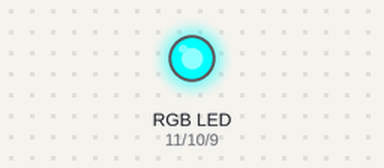
Recording of a sketch running on a simulated Arduino Uno, built with avr-gcc and run on an emulated ATmega328P. On the bench: an RGB LED mixed from three pins (HIGH = lit). Dim RGB values are drawn brighter than linear; random numbers use the default seed unless the sketch sets one.

Above: at 1.0 s.
At 6.59 s:
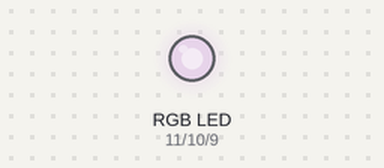
At 14.51 s:
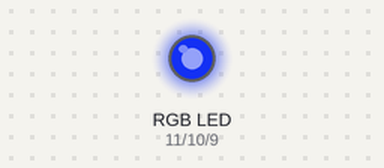
At 21.82 s:
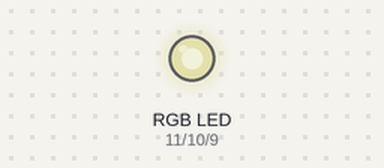
At 30.99 s:
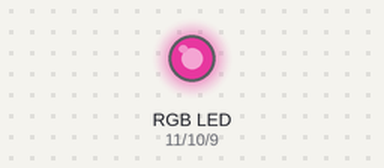
At 39.68 s:
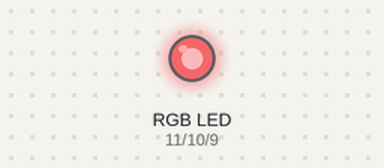
Timing chart, 0 to 40.0 s (numbered marks = the images above):
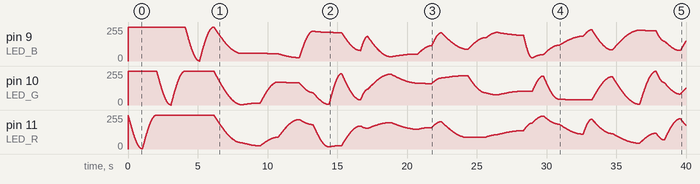

The sketch:

RGB_led.ino
```cpp
/**
  *  Program: RGB_led
  *  Author:  Erik Nedwidek
  *  Date:    2012/10/24
  *
  *  REQUIRED LIBRARIES: none
  *
  *  Drives an RGB LED (RadioShack 276-0028) through random colors using an eased or linear
  *  transition. If you do not know what PWM is, read http://www.arduino.cc/en/Tutorial/PWM.
  *  Normally LEDs are wired so that the cathod is to ground and the anode is to a pin on the
  *  Arduino. When the pin goes HIGH, the LED is lit. The RGB LED is wired in reverse with the
  *  anode wired to +5V and the cathodes for each color LED goes to a PWM pin on the Arduino.
  *  In this case the LED is off when the pin goes HIGH the LED is unlit and lit when it goes
  *  LOW.
  *
  *  Colors on the LED are created by mixing the red, green, and blue. PWM is used to give a
  *  scale of reds, blues, and greens. Note that we are using 0 - 255 internally to represent
  *  off to full on. Since the wiring is reversed, the setColor method inverts this value
  *  by XORing it with 255.
  *
  *  See accompanying schematic for hardware setup.
  */

// Change if you are using different PWM pins on your Arduino than the wiring in the schematic.
const int LED_R = 11;
const int LED_G = 10;
const int LED_B = 9;

// Internal use constants.
const int LINEAR = 1;
const int EASED = 2;
const float RAD90 = 1.5708;

// Internal globals.
int Rold, Gold, Bold;
int Rnew, Gnew, Bnew;
int duration;

/**
  *  Function: setup
  *
  *  Sets up pin modes and does a quick "boot" sequence to verify the LED wiring. LED should
  *  Fade in and out for each color (red, green, blue).
  */
void setup() {
  // Set the pins for OUTPUT
  pinMode(LED_R, OUTPUT);
  pinMode(LED_B, OUTPUT);
  pinMode(LED_G, OUTPUT);

  // Boot sequence to verify wiring.
  // Fade in and out red
  xFade(0, 0, 0, 255, 0, 0, 100, EASED);
  xFade(255, 0, 0, 0, 0, 0, 100, EASED);

  // Fade in and out green
  xFade(0, 0, 0, 0, 255, 0, 100, EASED);
  xFade(0, 255, 0, 0, 0, 0, 100, EASED);

  // Fade in and out blue
  xFade(0, 0, 0, 0, 0, 255, 100, EASED);
  xFade(0, 0, 255, 0, 0, 0, 100, EASED);

  // Seed the random number generator with noise from an analog pin.
  randomSeed(analogRead(0));
  // Start from off.
  Rnew = Bnew = Gnew = 0;
}

/**
  *  Function: loop
  *
  *  Picks a new random color and fades to it from the previous color.
  */
void loop() {
  // Move the last color to the "old" globals.
  Rold = Rnew;
  Gold = Gnew;
  Bold = Bnew;

  // Pick a new color  with random(0 ... 255).
  Rnew = random(255);
  Bnew = random(255);
  Gnew = random(255);

  // Use a random time to do the crossfade.
  duration = random(50, 200);

  // Do the crossfade. EASED will give a smoother appearance. LINEAR gives sharper
  // transitions.
  xFade(Rold, Gold, Bold, Rnew, Gnew, Bnew, duration, EASED);
}


/**
  *  Function: xFade
  *  Ro : old red value
  *  Go : old green value
  *  Bo : old blue value
  *  Rn : new red value
  *  Gn : new green value
  *  Bn : new blue value
  *  time : The amount of time to do the fade (~100ths of a second)
  *  mode : The type of fade. LINEAR goes between the two colors in equal steps. EASED
  *         will go between the two colors using the sin function to provide a smoother
  *         transition.
  *
  *  Crossfade between two colors.
  */
void xFade(int Ro, int Go, int Bo, int Rn, int Gn, int Bn, long time, int mode) {
  if (mode == EASED) {
    easedFade(Ro, Go, Bo, Rn, Gn, Bn, time);
  } else {
    linearFade(Ro, Go, Bo, Rn, Gn, Bn, time);
  }

}

/**
  *  Function: linearFade
  *
  *  Implements the eased fade stepping. See xFade for argument definitions
  */
void linearFade(int Ro, int Go, int Bo, int Rn, int Gn, int Bn, long time) {
  int tempR, tempG, tempB;
  float stepR, stepG, stepB;

  stepR = (Rn - Ro) * 1.0 / (time);
  stepG = (Gn - Go) * 1.0 / (time);
  stepB = (Bn - Bo) * 1.0 / (time);
  for (long i=0; i<time; i++) {
    tempR = Ro + (stepR * i);
    tempG = Go + (stepG * i);
    tempB = Bo + (stepB * i);
    setColor(tempR, tempG, tempB);
    delay(10);
  }
  setColor(Rn, Gn, Bn);
}

/**
  *  Function: easedFade
  *
  *  Implements the eased fade stepping. See xFade for argument definitions
  */
void easedFade(int Ro, int Go, int Bo, int Rn, int Gn, int Bn, long time) {
  int tempR, tempG, tempB, rangeR, rangeG, rangeB;
  float radStep, tmpAng, tmpSin;

  radStep = RAD90 / time;
  rangeR = Rn - Ro;
  rangeG = Gn - Go;
  rangeB = Bn - Bo;

  for (long i=0; i<time; i++) {
    tmpSin = sin(radStep * i);
    tempR = Ro + rangeR * tmpSin;
    tempG = Go + rangeG * tmpSin;
    tempB = Bo + rangeB * tmpSin;
    setColor(tempR, tempG, tempB);
    delay(10);
  }
  setColor(Rn, Gn, Bn);
}

/**
  *  Function: setColor
  *  R: the amound of red (0-255).
  *  G: the amount of green (0-255).
  *  B: the amount of blue (0-255).
  *
  *  Sets the color on the LED. The amount of each color is 0 (0%)to 255 (100%).
  */
void setColor(int R, int G, int B) {
  // We will XOR each color value with 255 since hardwarewise 255 represents off and 0
  // is 100% on.
  analogWrite(LED_R, R^255);
  analogWrite(LED_G, G^255);
  analogWrite(LED_B, B^255);
}
```
